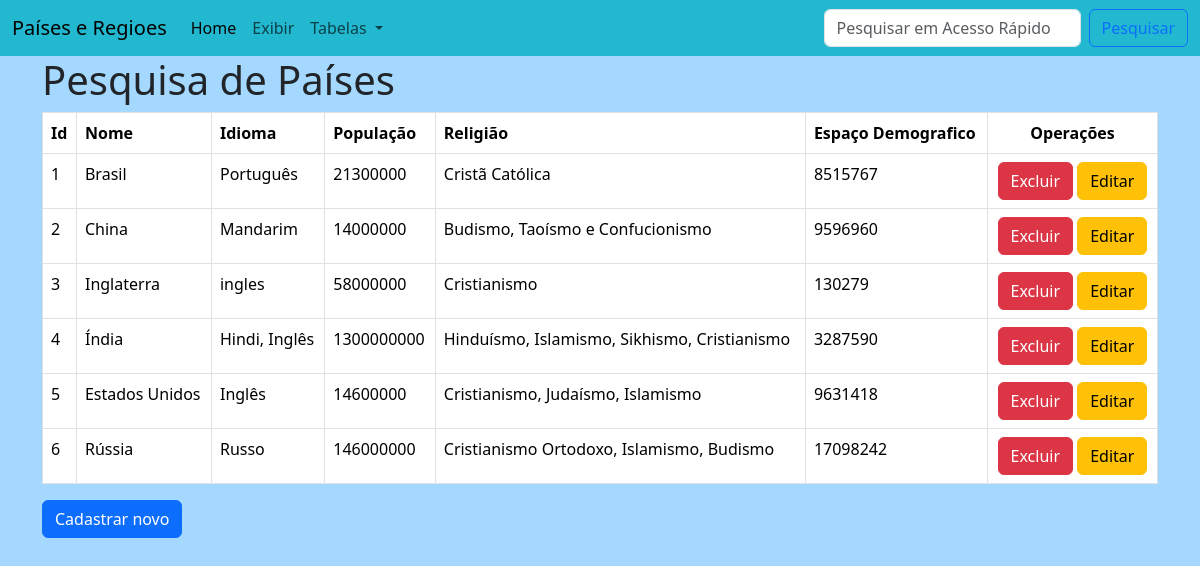
The app's page /1/prova2/busca.php with its own data.
### tables this page shows
CREATE TABLE `paises` (
  `id` int(11) NOT NULL AUTO_INCREMENT,
  `pais` varchar(60) DEFAULT NULL,
  `idioma` varchar(60) DEFAULT NULL,
  `populacao` int(60) DEFAULT NULL,
  `religiao` varchar(60) DEFAULT NULL,
  `espaco_geografico` int(60) DEFAULT NULL,
  `id_regiao` int(11) DEFAULT NULL,
  PRIMARY KEY (`id`)
);

### 1/prova2/busca.php (the view, shortened to what this page needs)
<!doctype html>
<html lang="pt-br">
  <head>
    <link href="https://cdn.jsdelivr.net/npm/bootstrap@5.3.1/dist/css/bootstrap.min.css" rel="stylesheet">
  </head>
  <body style="background-color: #a5d8ff;">
    <?php
        include "menu_paises.php";
    ?>
    <DIV class="container">
        <table class="table table-bordered">
            <tr>
                <th>Id</th>
                <th>Nome</th>
                <th>Idioma</th>
                <th>População</th>
                <th>Religião</th>
                <th>Espaço Demografico</th>
                <th class='text-center'>Operações</th>
            </tr>
            <?php
                include "conexao_paises.php";
                echo "<h1>Pesquisa de Países</h1>";
                $sql = "select * from paises";
                $sql = $con->query($sql);
                while ($linha =  $sql->fetch_assoc()){
                  echo "<tr><td>$linha[id]</td>
                  <td>$linha[pais]</td>
                  <td>$linha[idioma]</td>
                  <td>$linha[populacao]</td>
                  <td>$linha[religiao]</td>
                  <td>$linha[espaco_geografico]</td>
                  <td class='text-center'><a href='excluir_pais.php?id=$linha[id]' class='btn btn-danger' onclick=\"return confirm('Você realmente quer isso?')\">Excluir</a>  <a href=\"formulario_editar_paises.php?id=$linha[id]\" class='btn btn-warning'>Editar</a></td></tr> ";
              }
            ?>
        </table>
        <a href="formulario_inserir_pais.php" class="btn btn-primary">Cadastrar novo</a>
    </DIV>
  </body>
</html>

### records on screen
paises: id "1", pais "Brasil", idioma "Português", populacao "21300000", religiao "Cristã Católica", espaco_geografico "8515767"
paises: id "2", pais "China", idioma "Mandarim", populacao "14000000", religiao "Budismo, Taoísmo e Confucionismo", espaco_geografico "9596960"
paises: id "3", pais "Inglaterra", idioma "ingles", populacao "58000000", religiao "Cristianismo", espaco_geografico "130279"
paises: id "4", pais "Índia", idioma "Hindi, Inglês", populacao "1300000000", religiao "Hinduísmo, Islamismo, Sikhismo, Cristianismo", espaco_geografico "3287590"
paises: id "5", pais "Estados Unidos", idioma "Inglês", populacao "14600000", religiao "Cristianismo, Judaísmo, Islamismo", espaco_geografico "9631418"
paises: id "6", pais "Rússia", idioma "Russo", populacao "146000000", religiao "Cristianismo Ortodoxo, Islamismo, Budismo", espaco_geografico "17098242"
